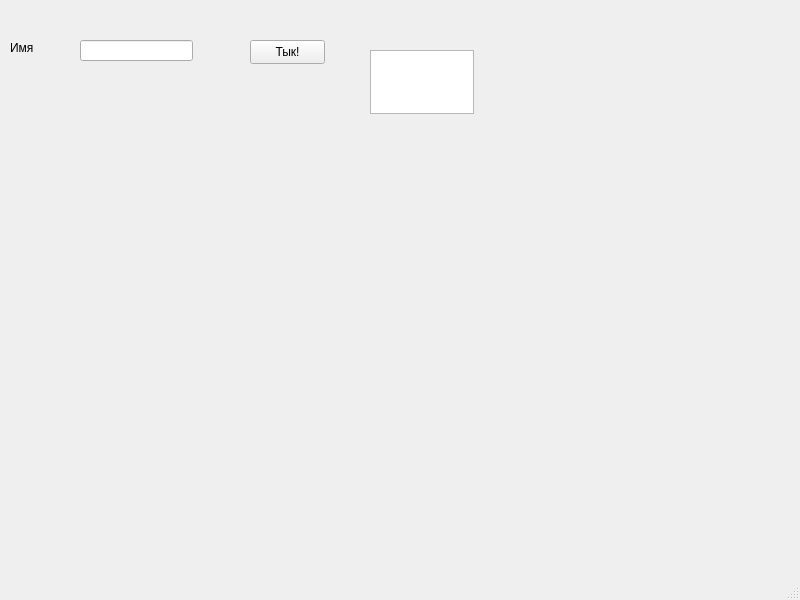
<?xml version="1.0" encoding="UTF-8"?>
<ui version="4.0">
 <class>MainWindow</class>
 <widget class="QMainWindow" name="MainWindow">
  <property name="geometry">
   <rect>
    <x>0</x>
    <y>0</y>
    <width>800</width>
    <height>600</height>
   </rect>
  </property>
  <property name="windowTitle">
   <string>MainWindow</string>
  </property>
  <widget class="QWidget" name="centralwidget">
   <widget class="QLineEdit" name="editName">
    <property name="geometry">
     <rect>
      <x>80</x>
      <y>40</y>
      <width>113</width>
      <height>21</height>
     </rect>
    </property>
   </widget>
   <widget class="QPushButton" name="btnName">
    <property name="geometry">
     <rect>
      <x>250</x>
      <y>40</y>
      <width>75</width>
      <height>24</height>
     </rect>
    </property>
    <property name="text">
     <string>Тык!</string>
    </property>
   </widget>
   <widget class="QLabel" name="lblName">
    <property name="geometry">
     <rect>
      <x>10</x>
      <y>40</y>
      <width>49</width>
      <height>16</height>
     </rect>
    </property>
    <property name="text">
     <string>Имя</string>
    </property>
   </widget>
   <widget class="QTextEdit" name="editCreet">
    <property name="geometry">
     <rect>
      <x>370</x>
      <y>50</y>
      <width>104</width>
      <height>64</height>
     </rect>
    </property>
    <property name="readOnly">
     <bool>true</bool>
    </property>
   </widget>
  </widget>
  <widget class="QMenuBar" name="menubar">
   <property name="geometry">
    <rect>
     <x>0</x>
     <y>0</y>
     <width>800</width>
     <height>33</height>
    </rect>
   </property>
  </widget>
  <widget class="QStatusBar" name="statusbar"/>
 </widget>
 <resources/>
 <connections/>
</ui>
